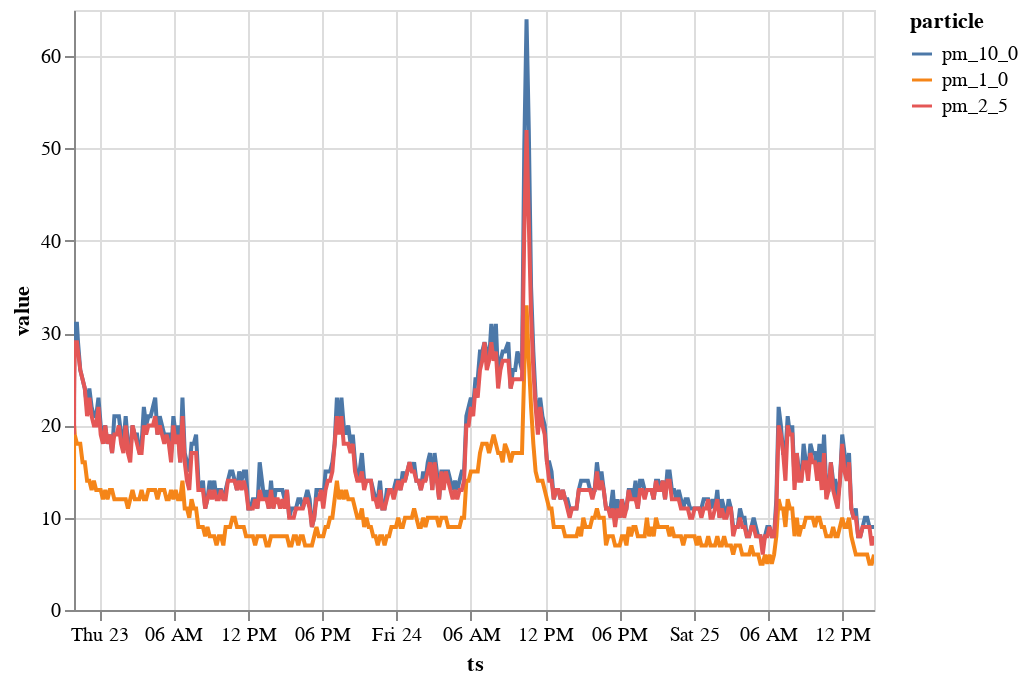

The code cell stored with this chart in its notebook:
### Code cell
long_form=df.reset_index().melt('ts', var_name='particle', value_name='value')

alt.Chart(long_form).mark_line().encode(
  x='ts:T',
  y='value:Q',
  color='particle:N'
).interactive()

### Figure 1 — Vega-Lite specification as saved in the notebook (floating-point values rounded to 4 significant figures; data arrays with more than 128 entries replaced by an {"elided": "..."} marker saying what was removed)
{"config": {"view": {"continuousWidth": 400, "continuousHeight": 300}}, "data": {"name": "data-043539bd5f107b7dc8aa062d8df97ee9"}, "mark": "line", "encoding": {"color": {"type": "nominal", "field": "particle"}, "x": {"type": "temporal", "field": "ts"}, "y": {"type": "quantitative", "field": "value"}}, "selection": {"selector007": {"type": "interval", "bind": "scales", "encodings": ["x", "y"]}}, "$schema": "https://vega.github.io/schema/vega-lite/v4.8.1.json", "datasets": {"data-043539bd5f107b7dc8aa062d8df97ee9": {"elided": "1068 records"}}}
